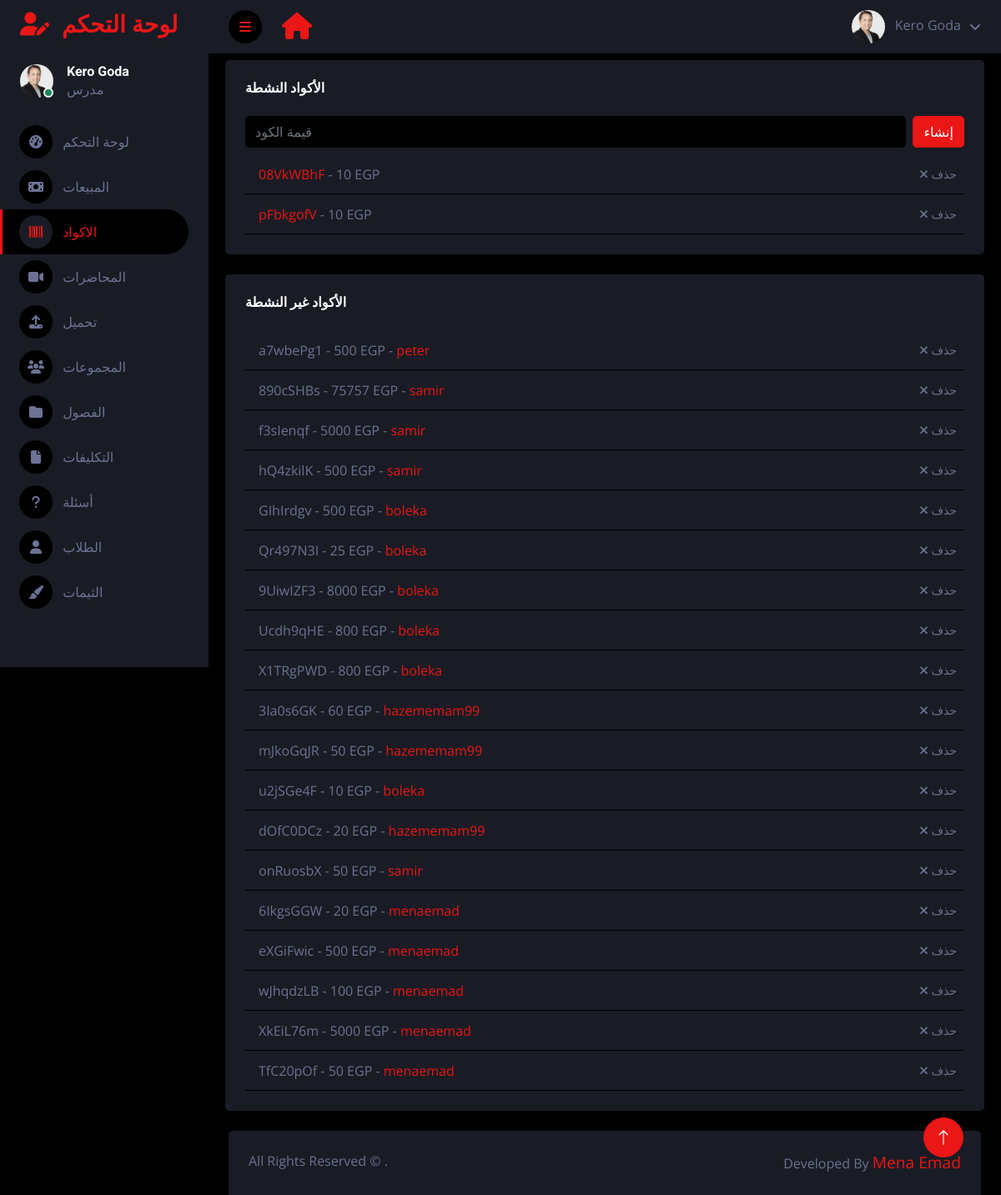
The app's page /ar/dashboard/codes (signed in) with its own data.
### main/models.py (models this page shows, shortened)
class Profile(models.Model):
    user = models.ForeignKey(User, on_delete=models.CASCADE , blank=True , null=True)
    id_user = models.IntegerField()
    username = models.CharField(max_length=100, blank=True)
    name = models.CharField(max_length=100, blank=True , null=True)
    image = models.ImageField(upload_to='profile_images', default='blank-profile-picture.jpg' , blank=True , null=True)
    phone = models.CharField(max_length=100, blank=True , null=True)
    school = models.TextField(blank=True)
    location = models.CharField(max_length=100, blank=True)
    class years(models.TextChoices):
        first = 'first',
        second = 'second',
        third = 'third',
        none = 'none',
    year = models.CharField(max_length=25, choices=years.choices, default=years.none,  blank=True , null=True)
    money = models.IntegerField(editable=True , default='0')
    no_of_buys = models.IntegerField(default=0)
    public = models.BooleanField(default=True)
    join_date = models.DateTimeField(default=datetime.now)
    premium = models.BooleanField(default=True)
    instructor = models.BooleanField(default=False)
    admin = models.BooleanField(default=False)
    code = models.CharField(blank=True , max_length=100)
    no_of_sells = models.IntegerField(default=0)

class Code(models.Model):
    code_id = models.CharField(max_length=8 , blank=True , null=True)
    user = models.ForeignKey(User, on_delete=models.CASCADE , blank=True , null=True)
    teacher = models.CharField(max_length=100 , blank=True )
    money = models.IntegerField()
    student = models.CharField(max_length=100 , blank=True )
    active = models.BooleanField(default=True)
    created_at = models.DateTimeField(default=datetime.now)
    class Meta:
        verbose_name = ("Code")
        verbose_name_plural = ("Codes")

### dashboard/views.py (the view)
# urls.py: path('dashboard/codes' , views.dashboard_codes , name="dashboard-codes"),
def dashboard_codes(request ):
    if User.objects.filter(username=request.user.username).first():
        user_object = User.objects.get(username=request.user.username)
        user_profile = Profile.objects.get(user=user_object)
        notifications_count = Notification.objects.filter(user=request.user).count()
    else:
        user_profile = ''
        notifications_count = ''
    active_codes = Code.objects.filter(active=True , teacher=request.user.username).order_by('-created_at')
    inactive_codes = Code.objects.filter(active=False , teacher=request.user.username).order_by('-created_at')
    return render(request, 'dark/codes.html', {'user_profile': user_profile, 'active_codes':active_codes , 'inactive_codes':inactive_codes ,  'notifications' : notifications_count })

### templates/dark/codes.html (shortened to what this page needs)
{% extends "base-dark.html" %}
{% load static %}
{% block content%}
<body>
    <div class="container-fluid position-relative d-flex p-0">
        <div class="sidebar pe-4 pb-3" style="overflow-y:hidden;">
            <nav class="navbar bg-secondary navbar-dark">
                <a href="/dashboard" class="navbar-brand mx-4 mb-3">
                    <h3 class="text-primary"><i class="fa fa-user-edit me-2"></i>
                        {% if LANGUAGE_CODE == 'ar' %}لوحة التحكم{% else %}Dashboard{% endif %}
                    </h3>
                </a>
                <div class="d-flex align-items-center ms-4 mb-4">
                    <div class="position-relative">
                        {% if user_profile.image %}
                        <img class="rounded-circle" src="{{user_profile.image.url}}" alt=""
                            style="width: 40px; height: 40px;">
                        {% else %}
                        <img class="rounded-circle" src="{% static 'images/default-profile-image.jpg' %}" alt=""
                            style="width: 40px; height: 40px;">
                        {% endif %}
                        <div
                            class="bg-success rounded-circle border border-2 border-white position-absolute end-0 bottom-0 p-1">
                        </div>
                    </div>
                    <div class="ms-3">
                        <h6 class="mb-0">{{user_profile.name}}</h6>
                        {% if user_profile.instructor == True %}
                        <span>{% if LANGUAGE_CODE == 'ar' %}مدرس{% else %}Instructor{% endif %}</span>
                        {% else %}
                        <span>{% if LANGUAGE_CODE == 'ar' %}طالب{% else %}Student{% endif %}</span>
                        {% endif %}
                    </div>
                </div>
                <div class="navbar-nav w-100">
                    <a href="{% url 'dashboard-page' %}" class="nav-item nav-link "><i
                            class="fa fa-tachometer-alt me-2"></i>
                        {% if LANGUAGE_CODE == 'ar' %}لوحة التحكم{% else %}Dashboard{% endif %}
                    </a>
                    <a href="{% url 'dashboard-sales' %}" class="nav-item nav-link "><i
                            class="fa fa-money-bill me-2"></i>
                        {% if LANGUAGE_CODE == 'ar' %}المبيعات{% else %}Sales{% endif %}
                    </a>
                    <a href="{% url 'dashboard-codes' %}" class="nav-item nav-link active"><i
                            class="fa fa-barcode me-2"></i>
                        {% if LANGUAGE_CODE == 'ar' %}الاكواد{% else %}Codes{% endif %}
                    </a>
                    <a href="{% url 'dashboard-lectures' %}" class="nav-item nav-link"><i class="fa fa-video me-2"></i>
                        {% if LANGUAGE_CODE == 'ar' %}المحاضرات{% else %}Lectures{% endif %}
                    </a>
                    <a href="{% url 'dashboard-upload-page' %}" class="nav-item nav-link "><i
                            class="fa fa-upload me-2"></i>
                        {% if LANGUAGE_CODE == 'ar' %}تحميل{% else %}Upload{% endif %}
                    </a>
                    <a href="{% url 'dashboard-groups' %}" class="nav-item nav-link"><i class="fa fa-users me-2"></i>
                        {% if LANGUAGE_CODE == 'ar' %}المجموعات{% else %}Groups{% endif %}
                    </a>
                    <a href="{% url 'dashboard-chapters' %}" class="nav-item nav-link ">
                        <i class="fa fa-folder me-2"></i>
                        {% if LANGUAGE_CODE == 'ar' %}الفصول{% else %}Chapters{% endif %}
                    </a>
                    <a href="/dashboard/assignments" class="nav-item nav-link "><i class="fa fa-file me-2"></i>
                        {% if LANGUAGE_CODE == 'ar' %}التكليفات{% else %}Assignments{% endif %}
                    </a>
                    <a href="{% url 'dashboard-questions' %}" class="nav-item nav-link "><i
                            class="fa fa-question me-2"></i>
                        {% if LANGUAGE_CODE == 'ar' %}أسئلة{% else %}Questions{% endif %}
                    </a>
                    <a href="{% url 'dashboard-students' %}" class="nav-item nav-link "><i class="fa fa-user me-2"></i>
                        {% if LANGUAGE_CODE == 'ar' %}الطلاب{% else %}Students{% endif %}
                    </a>
                    <a href="{% url 'dashboard-themes' %}" class="nav-item nav-link "><i
                            class="fa fa-paint-brush me-2"></i>
                        {% if LANGUAGE_CODE == 'ar' %}الثيمات{% else %}Themes{% endif %}
                    </a>
                </div>
            </nav>
        </div>
        <div class="content">
            <nav class="navbar navbar-expand bg-secondary navbar-dark sticky-top px-4 py-0">
                <a href="#" class="sidebar-toggler flex-shrink-0 me-4">
                    <i class="fa fa-bars"></i>
                </a>
                <a href="/" class="navbar-brand d-flex ">
                    <h2 class="text-primary mb-0"><i class="fa fa-home"></i></h2>
                </a>
                <div class="navbar-nav align-items-center ms-auto">
                    <div class="nav-item dropdown">
                        <a href="#" class="nav-link dropdown-toggle" data-bs-toggle="dropdown">
                            {% if user_profile.image %}
                            <img class="rounded-circle me-lg-2" src="{{user_profile.image.url}}" alt=""
                                style="width: 40px; height: 40px;">
                            {% else %}
                            <img class="rounded-circle me-lg-2" src="{% static 'images/default-profile-image.jpg' %}"
                                alt="" style="width: 40px; height: 40px;">
                            {% endif %}
                            <span class="d-none d-lg-inline-flex">
                                {% if LANGUAGE_CODE == 'ar' %}{{user_profile.name}}{% else %}{{user_profile.name}}{% endif %}
                            </span>
                        </a>
                    </div>
                </div>
            </nav>
            <div class="container-fluid pt-2 px-2">
                <div class="row rounded mx-0">
                    <div class="col-12" id="codes">
                        <div class="h-100 bg-secondary rounded p-4">
                            <div class="d-flex align-items-center justify-content-between mb-4">
                                <h6 class="mb-0">
                                    {% if LANGUAGE_CODE == 'ar' %}الأكواد النشطة{% else %}Active Codes{% endif %}
                                </h6>
                            </div>
                            <form action="/code-generator" method="POST">
                                <div class="d-flex mb-2">
                                    <input class="form-control bg-dark border-0" name="money" type="text"
                                        placeholder="{% if LANGUAGE_CODE == 'ar' %}قيمة الكود{% else %}Code Value{% endif %}">
                                    <button type="submit" class="btn btn-primary ms-2">
                                        {% if LANGUAGE_CODE == 'ar' %}إنشاء{% else %}Create{% endif %}
                                    </button>
                                </div>
                            </form>
                            {% for code in active_codes %}
                            <div class="d-flex align-items-center border-bottom py-2">
                                <div class="w-100 ms-3">
                                    <div class="d-flex w-100 align-items-center justify-content-between">
                                        <span>
                                            <span class="text-primary">{{code.code_id}}</span> - {{code.money}}
                                            EGP
                                        </span>
                                        <form action="/delete-code" method="POST">
                                            <button type="submit" class="btn btn-sm">
                                                <i class="fa fa-times"></i>
                                                {% if LANGUAGE_CODE == 'ar' %}حذف{% else %}Delete{% endif %}
                                            </button>
                                        </form>
                                    </div>
                                </div>
                            </div>
                            {% endfor %}
                        </div>
                    </div>
                    <div class="col-12 mt-4" id="codes">
                        <div class="h-100 bg-secondary rounded p-4">
                            <div class="d-flex align-items-center justify-content-between mb-4">
                                <h6 class="mb-0">
                                    {% if LANGUAGE_CODE == 'ar' %}الأكواد غير النشطة{% else %}Inactive Codes{% endif %}
                                </h6>
                            </div>
                            {% for code in inactive_codes %}
                            <div class="d-flex align-items-center border-bottom py-2">
                                <div class="w-100 ms-3">
                                    <div class="d-flex w-100 align-items-center justify-content-between">
                                        <span>
                                            {{code.code_id}} - {{code.money}} EGP -
                                            <span class="text-primary">
                                                <a href="/profile/{{code.student}}">{{code.student}}</a>
                                            </span>
                                        </span>
                                        <form action="/delete-code" method="POST">
                                            <button type="submit" class="btn btn-sm">
                                                <i class="fa fa-times"></i>
                                                {% if LANGUAGE_CODE == 'ar' %}حذف{% else %}Delete{% endif %}
                                            </button>
                                        </form>
                                    </div>
                                </div>
                            </div>
                            {% endfor %}
                        </div>
                    </div>
                </div>
            </div>
            <div class="container-fluid pt-4 px-4">
                <div class="bg-secondary rounded-top p-4">
                    <div class="row">
                        <div class="col-12 col-sm-6 text-center text-sm-start">
                            All Rights Reserved &copy; .
                        </div>
                        <div class="col-12 col-sm-6 text-center text-sm-end">
                            Developed By <a href="https://www.facebook.com/bondok.emad" style="font-size: larger;">Mena
                                Emad</a>
                        </div>
                    </div>
                </div>
            </div>
        </div>
        <a href="#" class="btn btn-lg btn-primary btn-lg-square back-to-top"><i class="bi bi-arrow-up"></i></a>
    </div>
</body>
{% endblock content %}

### plat/static/dark/css/style.css (style rules this page uses)
:root { --primary: #EB1616; --secondary: #191C24; --light: #6C7293; --dark: #000000; }
.back-to-top { position: fixed; display: none; right: 45px; bottom: 45px; z-index: 99; }
.btn { transition: .5s; }
.btn-lg-square { width: 48px; height: 48px; }
.btn-square, .btn-sm-square, .btn-lg-square { padding: 0; display: inline-flex; align-items: center; justify-content: center; font-weight: normal; border-radius: 50px; }
.sidebar { position: fixed; top: 0; left: 0; bottom: 0; width: 250px; height: 100vh; overflow-y: auto; background: var(--secondary); transition: 0.5s; z-index: 999; }
.content { margin-left: 250px; min-height: 100vh; background: var(--dark); transition: 0.5s; }
@media (min-width: 992px) { .sidebar { margin-left: 0; } }
@media (min-width: 992px) { .content { width: calc(100% - 250px); } }
.sidebar .navbar .navbar-nav .nav-link { padding: 7px 20px; color: var(--light); font-weight: 500; border-left: 3px solid var(--secondary); border-radius: 0 30px 30px 0; outline: none; }
.sidebar .navbar .navbar-nav .nav-link:hover, .sidebar .navbar .navbar-nav .nav-link.active { color: var(--primary); background: var(--dark); border-color: var(--primary); }
.sidebar .navbar .navbar-nav .nav-link i { width: 40px; height: 40px; display: inline-flex; align-items: center; justify-content: center; background: var(--dark); border-radius: 40px; }
.sidebar .navbar .navbar-nav .nav-link:hover i, .sidebar .navbar .navbar-nav .nav-link.active i { background: var(--secondary); }
.content .navbar .navbar-nav .nav-link { margin-left: 25px; padding: 12px 0; color: var(--light); outline: none; }
.content .navbar .sidebar-toggler, .content .navbar .navbar-nav .nav-link i { width: 40px; height: 40px; display: inline-flex; align-items: center; justify-content: center; background: var(--dark); border-radius: 40px; }
.content .navbar .dropdown-toggle::after { margin-left: 6px; vertical-align: middle; border: none; content: "\f107"; font-family: "Font Awesome 5 Free"; font-weight: 900; transition: .5s; }

### records on screen
Profile: image (picture), name "Kero Goda"
Code: code_id "08VkWBhF", money "10"
Code: code_id "pFbkgofV", money "10"
Code: code_id "a7wbePg1", money "500", student "peter"
Code: code_id "890cSHBs", money "75757", student "samir"
Code: code_id "f3sIenqf", money "5000", student "samir"
Code: code_id "hQ4zkilK", money "500", student "samir"
Code: code_id "GIhIrdgv", money "500", student "boleka"
Code: code_id "Qr497N3I", money "25", student "boleka"
Code: code_id "9UiwIZF3", money "8000", student "boleka"
Code: code_id "Ucdh9qHE", money "800", student "boleka"
Code: code_id "X1TRgPWD", money "800", student "boleka"
Code: code_id "3Ia0s6GK", money "60", student "hazememam99"
Code: code_id "mJkoGqJR", money "50", student "hazememam99"
Code: code_id "u2jSGe4F", money "10", student "boleka"
Code: code_id "dOfC0DCz", money "20", student "hazememam99"
Code: code_id "onRuosbX", money "50", student "samir"
Code: code_id "6IkgsGGW", money "20", student "menaemad"
Code: code_id "eXGiFwic", money "500", student "menaemad"
Code: code_id "wJhqdzLB", money "100", student "menaemad"
Code: code_id "XkEiL76m", money "5000", student "menaemad"
Code: code_id "TfC20pOf", money "50", student "menaemad"
